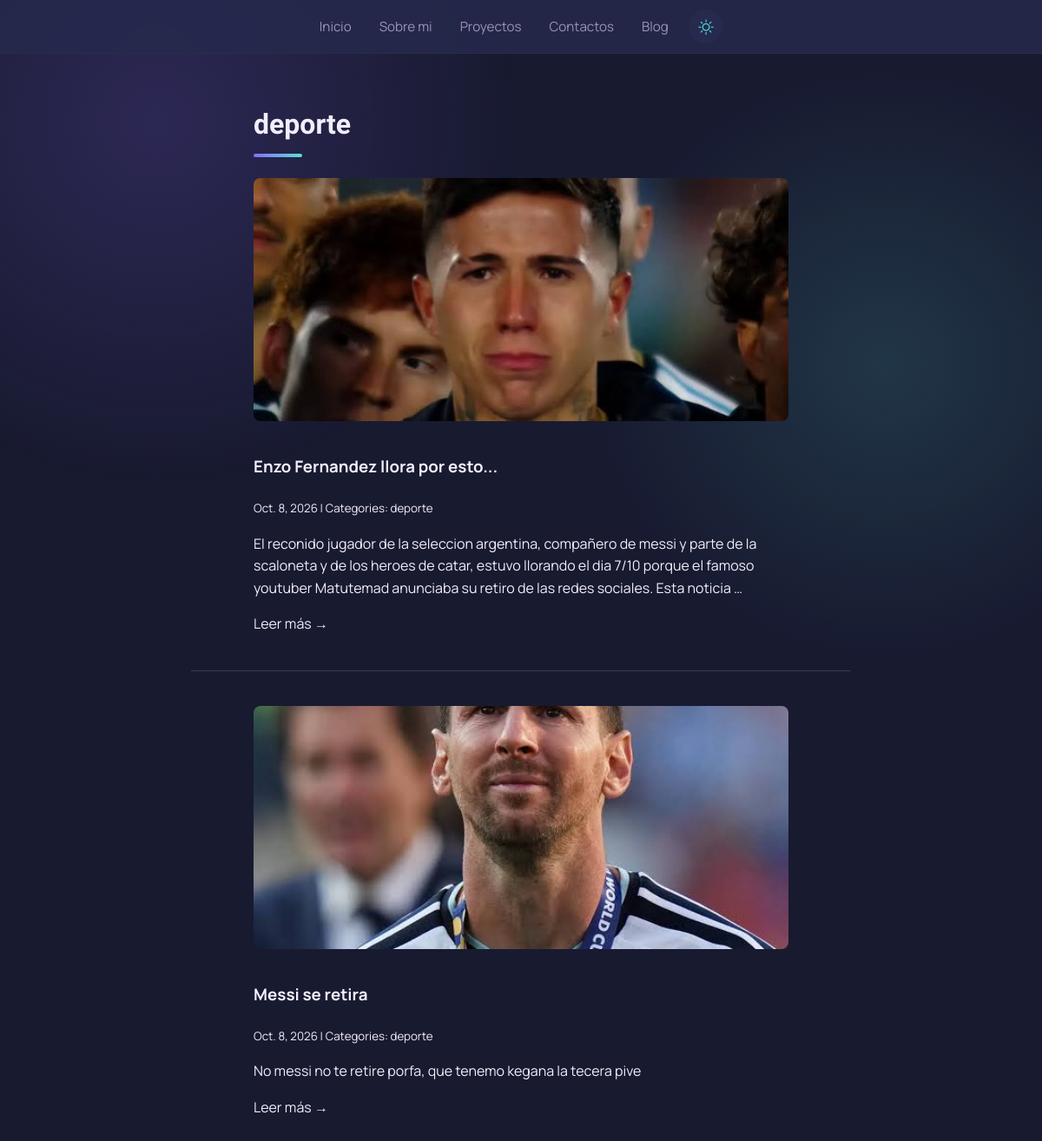
The page /blog/category/deporte/ on the database as committed earlier.
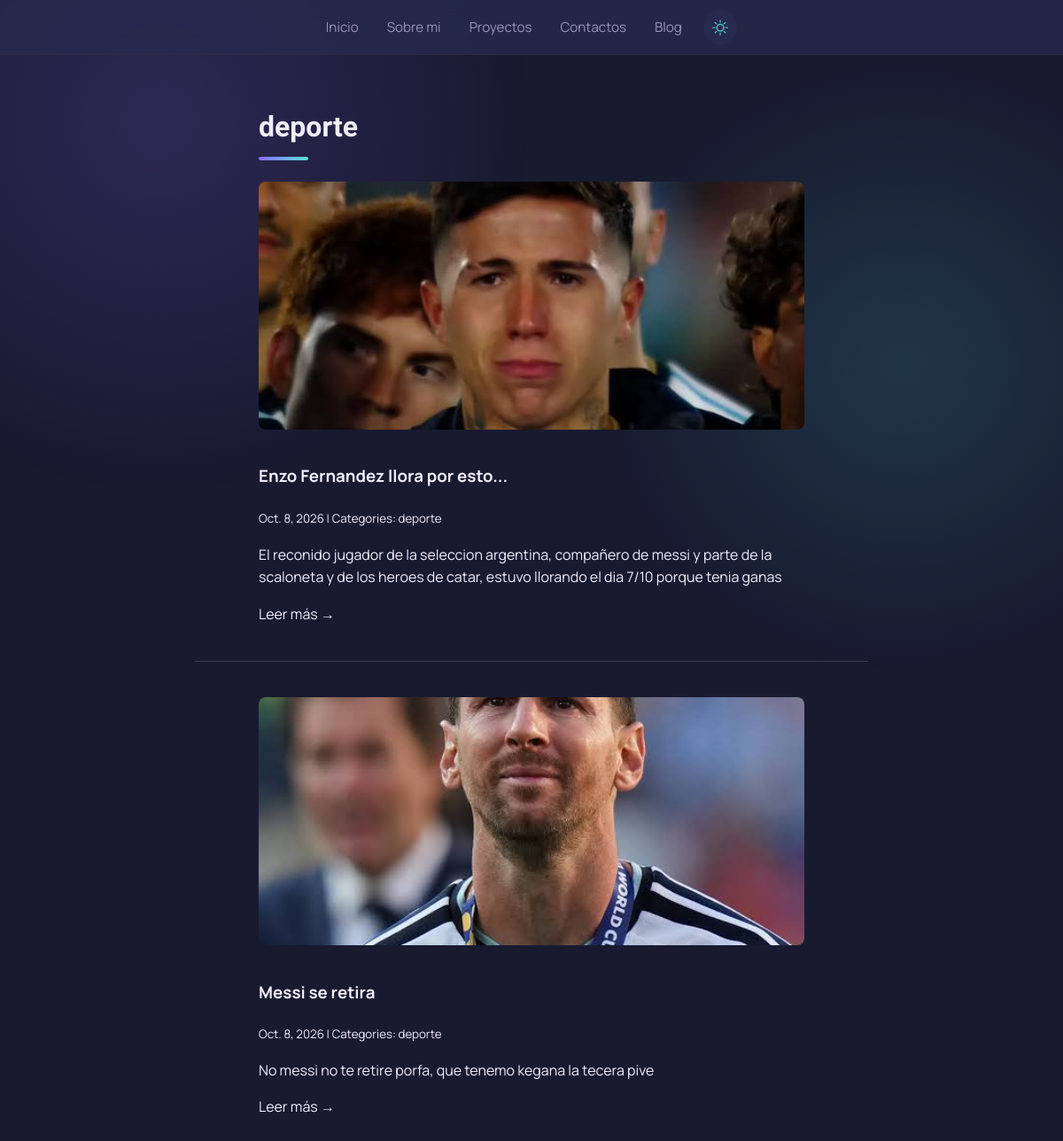
The same page on the database as committed later.
### blog/models.py (models this page shows, shortened)
class post(models.Model):
    title = models.CharField(max_length=255)
    body = models.TextField()
    created_on = models.DateTimeField(auto_now_add=True)
    last_modified = models.DateTimeField(auto_now=True)
    categories = models.ManyToManyField("category", related_name="posts")
    cover = models.ImageField(upload_to="covers/", blank=True, null=True)

### blog/views.py (the view)
# urls.py: path("category/<category>/", views.blog_category, name="blog_category"),
def blog_category(request, category):
    posts = Post.objects.filter(
        categories__name__contains=category
    ).order_by("-created_on")
    context = {
        "category": category,
        "posts": posts,
    }
    return render(request, "blog/category.html", context)

### blog/templates/blog/category.html
{% extends "blog/index.html" %}
{% block page_title %}
<h2>{{ category }}</h2>
{% endblock page_title %}

### blog/templates/blog/index.html (shortened to what this page needs)
{% extends "base.html" %}
{% block page_content %}
    {% block posts %}
        {% for post in posts %}
            <article class="post-card">
                {% if post.cover %}
                    <a href="{% url 'blog_detail' post.pk %}">
                        <img src="{{ post.cover.url }}" alt="{{ post.title }}" class="post-cover">
                    </a>
                {% endif %}
                <h3><a href="{% url 'blog_detail' post.pk %}">{{ post.title }}</a></h3>
                <small>
                    {{ post.created_on.date }} | Categories:
                    {% for category in post.categories.all %}
                        <a href="{% url 'blog_category' category.name %}">
                            {{ category.name }}
                        </a>
                    {% endfor %}
                </small>
                <p>{{ post.body | truncatewords:40 }}</p>
                <a href="{% url 'blog_detail' post.pk %}">Leer más →</a>
            </article>
        {% endfor %}
    {% endblock posts %}
{% endblock page_content %}

Rows that differ between the two databases and show on the page:
changed post "Enzo Fernandez llora por esto...": body "…el dia 7/10 porque el famoso youtuber Matutemad anunciaba su retiro de las redes sociales. Esta noticia …" → "…el dia 7/10 porque tenia ganas"
